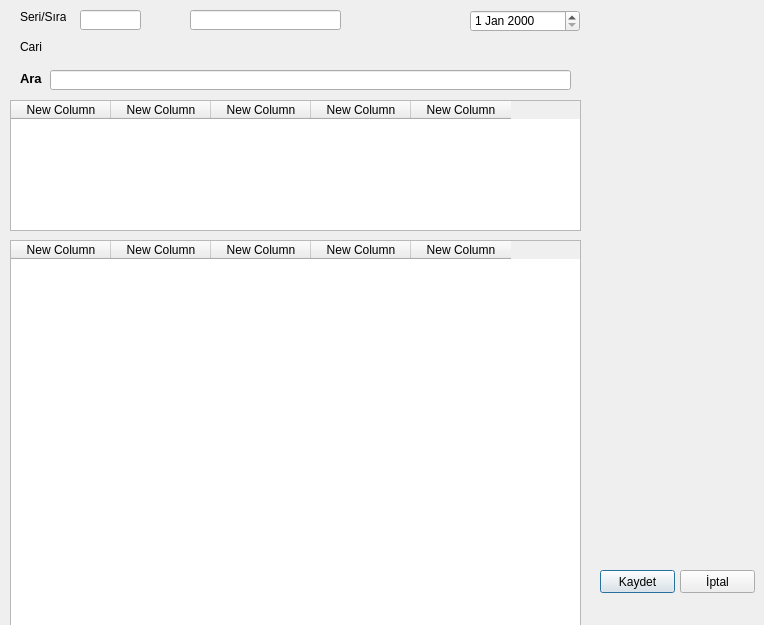
<?xml version="1.0" encoding="UTF-8"?>
<ui version="4.0">
 <class>Dialog3</class>
 <widget class="QDialog" name="Dialog3">
  <property name="geometry">
   <rect>
    <x>0</x>
    <y>0</y>
    <width>764</width>
    <height>625</height>
   </rect>
  </property>
  <property name="windowTitle">
   <string>Fatura</string>
  </property>
  <widget class="QLineEdit" name="lineEdit">
   <property name="geometry">
    <rect>
     <x>80</x>
     <y>10</y>
     <width>61</width>
     <height>20</height>
    </rect>
   </property>
  </widget>
  <widget class="QLineEdit" name="lineEdit_2">
   <property name="geometry">
    <rect>
     <x>190</x>
     <y>10</y>
     <width>151</width>
     <height>20</height>
    </rect>
   </property>
  </widget>
  <widget class="QLineEdit" name="lineEdit_3">
   <property name="geometry">
    <rect>
     <x>50</x>
     <y>70</y>
     <width>521</width>
     <height>20</height>
    </rect>
   </property>
  </widget>
  <widget class="QLabel" name="label">
   <property name="geometry">
    <rect>
     <x>20</x>
     <y>10</y>
     <width>46</width>
     <height>13</height>
    </rect>
   </property>
   <property name="text">
    <string>Seri/Sıra</string>
   </property>
  </widget>
  <widget class="QLabel" name="label_2">
   <property name="geometry">
    <rect>
     <x>20</x>
     <y>40</y>
     <width>46</width>
     <height>13</height>
    </rect>
   </property>
   <property name="text">
    <string>Cari </string>
   </property>
  </widget>
  <widget class="QDateEdit" name="dateEdit">
   <property name="geometry">
    <rect>
     <x>470</x>
     <y>10</y>
     <width>110</width>
     <height>22</height>
    </rect>
   </property>
  </widget>
  <widget class="QTableWidget" name="tableWidget">
   <property name="geometry">
    <rect>
     <x>10</x>
     <y>100</y>
     <width>571</width>
     <height>131</height>
    </rect>
   </property>
   <column>
    <property name="text">
     <string>New Column</string>
    </property>
   </column>
   <column>
    <property name="text">
     <string>New Column</string>
    </property>
   </column>
   <column>
    <property name="text">
     <string>New Column</string>
    </property>
   </column>
   <column>
    <property name="text">
     <string>New Column</string>
    </property>
   </column>
   <column>
    <property name="text">
     <string>New Column</string>
    </property>
   </column>
  </widget>
  <widget class="QTableWidget" name="tableWidget_2">
   <property name="geometry">
    <rect>
     <x>10</x>
     <y>240</y>
     <width>571</width>
     <height>391</height>
    </rect>
   </property>
   <column>
    <property name="text">
     <string>New Column</string>
    </property>
   </column>
   <column>
    <property name="text">
     <string>New Column</string>
    </property>
   </column>
   <column>
    <property name="text">
     <string>New Column</string>
    </property>
   </column>
   <column>
    <property name="text">
     <string>New Column</string>
    </property>
   </column>
   <column>
    <property name="text">
     <string>New Column</string>
    </property>
   </column>
  </widget>
  <widget class="QPushButton" name="pushButton">
   <property name="geometry">
    <rect>
     <x>600</x>
     <y>570</y>
     <width>75</width>
     <height>23</height>
    </rect>
   </property>
   <property name="text">
    <string>Kaydet</string>
   </property>
  </widget>
  <widget class="QPushButton" name="pushButton_2">
   <property name="geometry">
    <rect>
     <x>680</x>
     <y>570</y>
     <width>75</width>
     <height>23</height>
    </rect>
   </property>
   <property name="text">
    <string>İptal</string>
   </property>
  </widget>
  <widget class="QLabel" name="label_3">
   <property name="geometry">
    <rect>
     <x>80</x>
     <y>40</y>
     <width>491</width>
     <height>16</height>
    </rect>
   </property>
   <property name="font">
    <font>
     <pointsize>12</pointsize>
     <weight>75</weight>
     <bold>true</bold>
    </font>
   </property>
   <property name="text">
    <string/>
   </property>
  </widget>
  <widget class="QLabel" name="label_4">
   <property name="geometry">
    <rect>
     <x>20</x>
     <y>70</y>
     <width>31</width>
     <height>16</height>
    </rect>
   </property>
   <property name="font">
    <font>
     <pointsize>10</pointsize>
     <weight>75</weight>
     <bold>true</bold>
    </font>
   </property>
   <property name="text">
    <string>Ara</string>
   </property>
  </widget>
 </widget>
 <tabstops>
  <tabstop>lineEdit</tabstop>
  <tabstop>lineEdit_2</tabstop>
  <tabstop>dateEdit</tabstop>
  <tabstop>lineEdit_3</tabstop>
  <tabstop>pushButton</tabstop>
  <tabstop>pushButton_2</tabstop>
  <tabstop>tableWidget</tabstop>
  <tabstop>tableWidget_2</tabstop>
 </tabstops>
 <resources/>
 <connections>
  <connection>
   <sender>pushButton_2</sender>
   <signal>clicked()</signal>
   <receiver>Dialog3</receiver>
   <slot>close()</slot>
   <hints>
    <hint type="sourcelabel">
     <x>717</x>
     <y>581</y>
    </hint>
    <hint type="destinationlabel">
     <x>381</x>
     <y>307</y>
    </hint>
   </hints>
  </connection>
 </connections>
</ui>
